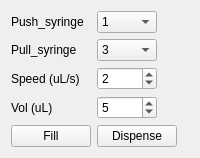
             <widget class="QWidget" name="tab_4">
              <attribute name="title">
               <string>Filling_cell_mode</string>
              </attribute>
              <layout class="QHBoxLayout" name="horizontalLayout_8">
               <item>
                <layout class="QFormLayout" name="formLayout">
                 <property name="rowWrapPolicy">
                  <enum>QFormLayout::DontWrapRows</enum>
                 </property>
                 <property name="labelAlignment">
                  <set>Qt::AlignBottom|Qt::AlignLeading|Qt::AlignLeft</set>
                 </property>
                 <property name="formAlignment">
                  <set>Qt::AlignLeading|Qt::AlignLeft|Qt::AlignTop</set>
                 </property>
                 <item row="0" column="0">
                  <widget class="QLabel" name="label_21">
                   <property name="text">
                    <string>Push_syringe</string>
                   </property>
                  </widget>
                 </item>
                 <item row="0" column="1">
                  <widget class="QComboBox" name="comboBox_pushing_syringe_init_mode">
                   <property name="sizePolicy">
                    <sizepolicy hsizetype="Fixed" vsizetype="Fixed">
                     <horstretch>0</horstretch>
                     <verstretch>0</verstretch>
                    </sizepolicy>
                   </property>
                   <property name="maximumSize">
                    <size>
                     <width>60</width>
                     <height>16777215</height>
                    </size>
                   </property>
                   <property name="currentText">
                    <string>2</string>
                   </property>
                   <item>
                    <property name="text">
                     <string>1</string>
                    </property>
                   </item>
                   <item>
                    <property name="text">
                     <string>2</string>
                    </property>
                   </item>
                  </widget>
                 </item>
                 <item row="2" column="0">
                  <widget class="QLabel" name="label_25">
                   <property name="text">
                    <string>Pull_syringe</string>
                   </property>
                  </widget>
                 </item>
                 <item row="2" column="1">
                  <widget class="QComboBox" name="comboBox_pulling_syringe_init_mode">
                   <property name="sizePolicy">
                    <sizepolicy hsizetype="Fixed" vsizetype="Fixed">
                     <horstretch>0</horstretch>
                     <verstretch>0</verstretch>
                    </sizepolicy>
                   </property>
                   <property name="maximumSize">
                    <size>
                     <width>60</width>
                     <height>16777215</height>
                    </size>
                   </property>
                   <item>
                    <property name="text">
                     <string>3</string>
                    </property>
                   </item>
                   <item>
                    <property name="text">
                     <string>4</string>
                    </property>
                   </item>
                  </widget>
                 </item>
                 <item row="4" column="0">
                  <widget class="QLabel" name="label_26">
                   <property name="text">
                    <string>Speed (uL/s)</string>
                   </property>
                  </widget>
                 </item>
                 <item row="4" column="1">
                  <widget class="QSpinBox" name="spinBox_speed_init_mode">
                   <property name="sizePolicy">
                    <sizepolicy hsizetype="Fixed" vsizetype="Fixed">
                     <horstretch>0</horstretch>
                     <verstretch>0</verstretch>
                    </sizepolicy>
                   </property>
                   <property name="maximumSize">
                    <size>
                     <width>60</width>
                     <height>16777215</height>
                    </size>
                   </property>
                   <property name="maximum">
                    <number>1000</number>
                   </property>
                   <property name="value">
                    <number>2</number>
                   </property>
                  </widget>
                 </item>
                 <item row="5" column="0">
                  <widget class="QLabel" name="label_28">
                   <property name="text">
                    <string>Vol (uL)</string>
                   </property>
                  </widget>
                 </item>
                 <item row="5" column="1">
                  <widget class="QSpinBox" name="spinBox_volume_init_mode">
                   <property name="sizePolicy">
                    <sizepolicy hsizetype="Fixed" vsizetype="Fixed">
                     <horstretch>0</horstretch>
                     <verstretch>0</verstretch>
                    </sizepolicy>
                   </property>
                   <property name="maximumSize">
                    <size>
                     <width>60</width>
                     <height>16777215</height>
                    </size>
                   </property>
                   <property name="maximum">
                    <number>10000</number>
                   </property>
                   <property name="value">
                    <number>5</number>
                   </property>
                  </widget>
                 </item>
                 <item row="7" column="0">
                  <widget class="QPushButton" name="pushButton_fill_init_mode">
                   <property name="minimumSize">
                    <size>
                     <width>80</width>
                     <height>0</height>
                    </size>
                   </property>
                   <property name="maximumSize">
                    <size>
                     <width>80</width>
                     <height>16777215</height>
                    </size>
                   </property>
                   <property name="text">
                    <string>Fill</string>
                   </property>
                  </widget>
                 </item>
                 <item row="7" column="1">
                  <widget class="QPushButton" name="pushButton_dispense_init_mode">
                   <property name="sizePolicy">
                    <sizepolicy hsizetype="Fixed" vsizetype="Fixed">
                     <horstretch>0</horstretch>
                     <verstretch>0</verstretch>
                    </sizepolicy>
                   </property>
                   <property name="maximumSize">
                    <size>
                     <width>80</width>
                     <height>16777215</height>
                    </size>
                   </property>
                   <property name="text">
                    <string>Dispense</string>
                   </property>
                  </widget>
                 </item>
                </layout>
               </item>
              </layout>
             </widget>
